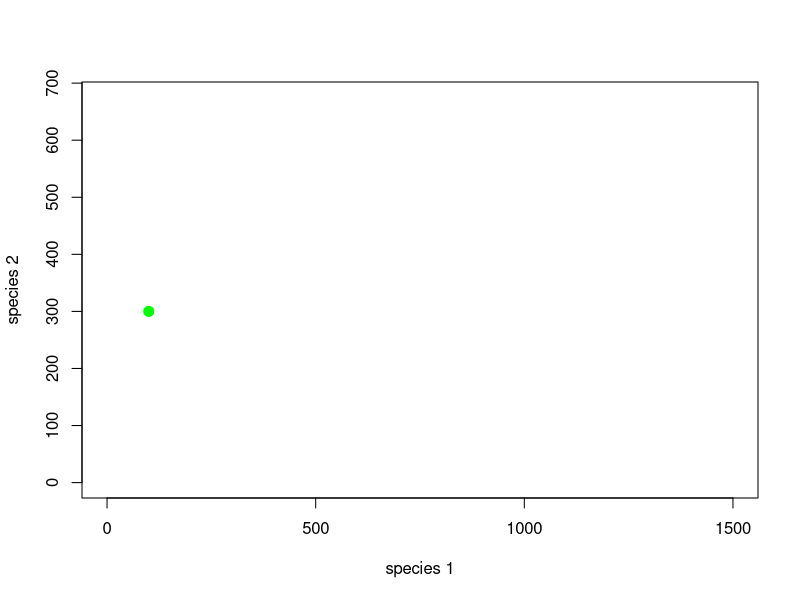
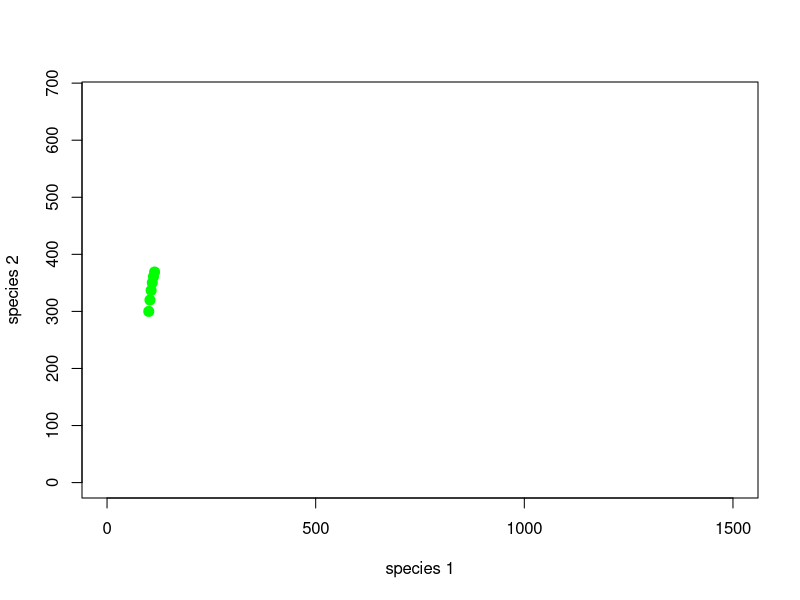
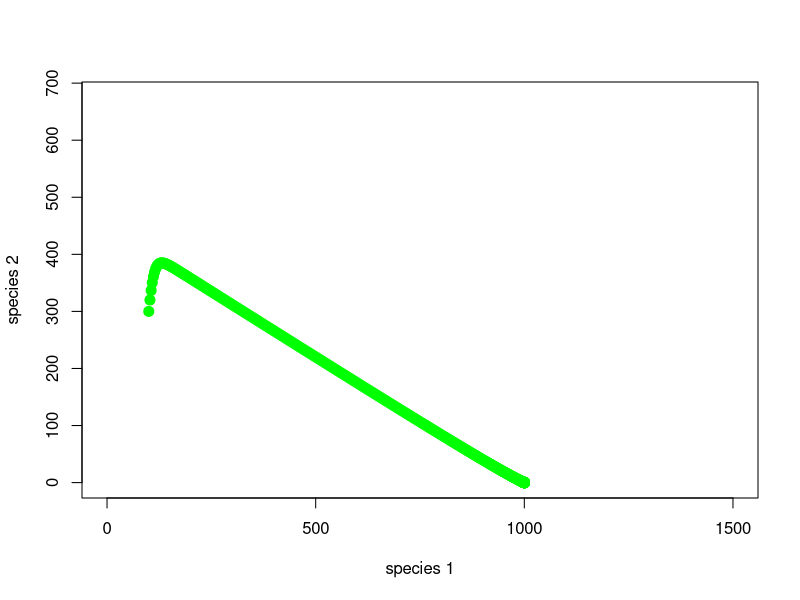
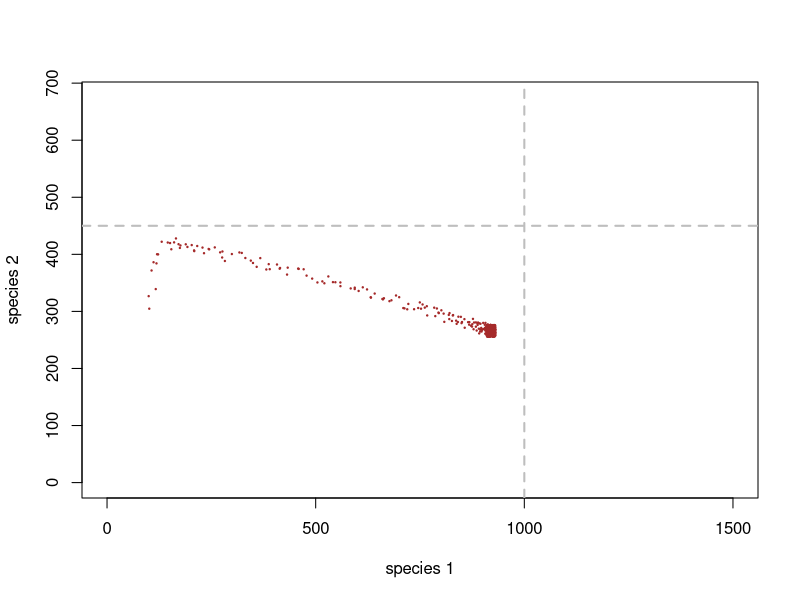
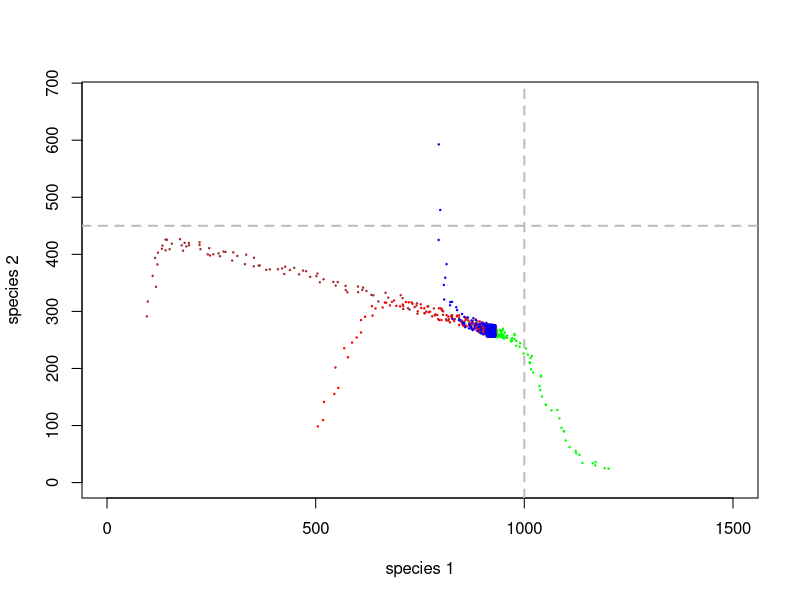
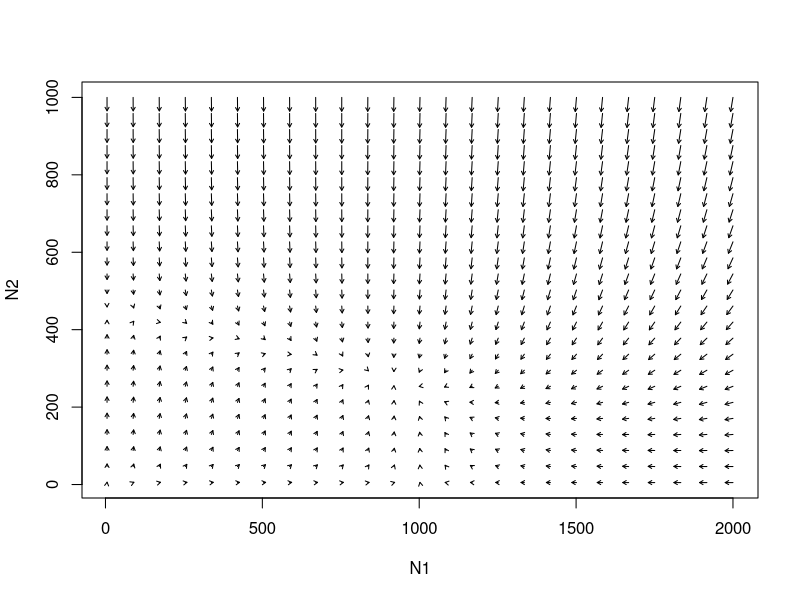
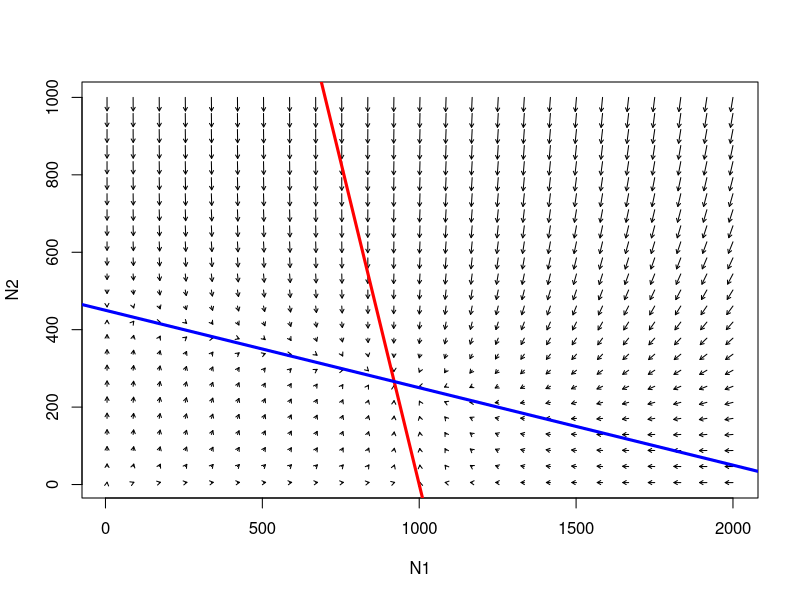
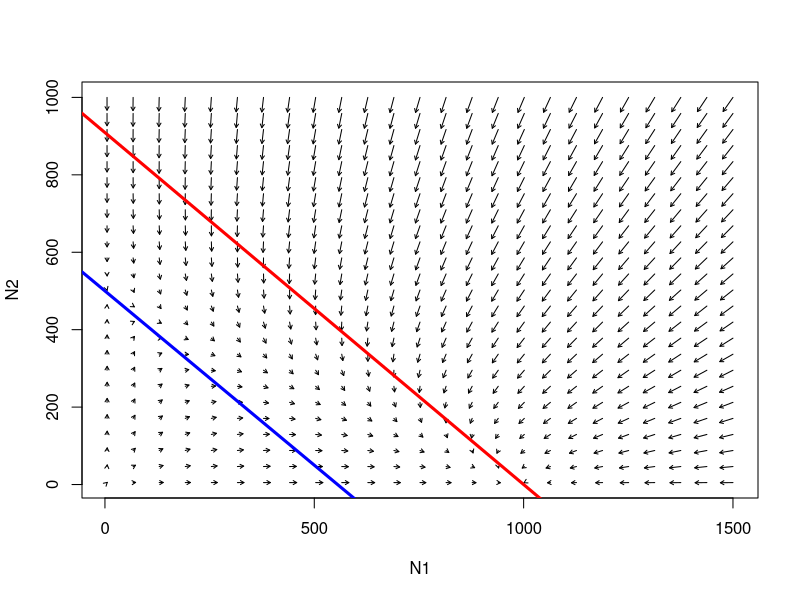

Write the R code that produced these figures, in order.
## ---- chunk 1
knitr::opts_chunk$set(echo = TRUE, cache = TRUE)
## ---- chunk 2

## ---- chunk 3

##### EJEMPLO DE COMPETICIÓN DE LOTKA VOLTERRA

## Params

Alpha <- 1.1
Beta <- 0.5
InitN1 <- 100
InitN2 <- 300
K1 <- 1000
K2 <- 450
Rmax1 <- 0.05
Rmax2 <- 0.3
Nyears <- 1000

System <- data.frame(n1 = rep(InitN1,(Nyears+1)),n2 = InitN2)

doYear <- function(prevyear){
  n1 <- prevyear[1] + prevyear[1] * Rmax1 * (1-((prevyear[1]+Alpha*prevyear[2])/(K1)))
  n2 <- prevyear[2] + prevyear[2] * Rmax2 * (1-((prevyear[2]+Beta*prevyear[1])/(K2)))
  return(c(n1,n2))
}

## Do simulation
for(i in 1:(Nyears+1)){
  System[1+i,] <- doYear(System[i,])
}



## ---- chunk 4

####
# visualizar las abundancias iniciales en el plano de fase

plot(1,1,pch="",ylim=c(0,K2*1.5),xlim=c(0,K1*1.5),xlab="species 1",ylab="species 2")
points(System[1,],col="green",pch=20,cex=2)

## ---- chunk 5

# and the first 5 years...
plot(1,1,pch="",ylim=c(0,K2*1.5),xlim=c(0,K1*1.5),xlab="species 1",ylab="species 2")
points(System[1:6,],col="green",pch=20,cex=2)

## ---- chunk 6

# and many years!
plot(1,1,pch="",ylim=c(0,K2*1.5),xlim=c(0,K1*1.5),xlab="species 1",ylab="species 2")
points(System,col="green",pch=20,cex=2)

## ---- chunk 7

##### EJEMPLO DE COMPETICIÓN DE LOTKA VOLTERRA # 2

## Parametros

Alpha <- 0.3
Beta <- 0.2
InitN1 <- 100
InitN2 <- 300
K1 <- 1000
K2 <- 450
Rmax1 <- 0.05
Rmax2 <- 0.3
Nyears <- 1000

System <- data.frame(n1 = rep(InitN1,(Nyears+1)),n2 = InitN2)

doYear <- function(prevyear){
  n1 <- prevyear[1] + prevyear[1] * Rmax1 * (1-((prevyear[1]+Alpha*prevyear[2])/(K1)))
  n2 <- prevyear[2] + prevyear[2] * Rmax2 * (1-((prevyear[2]+Beta*prevyear[1])/(K2)))
  return(c(n1,n2))
}

## Do simulation
for(i in 1:(Nyears+1)){
  System[1+i,] <- doYear(System[i,])
}



## ---- chunk 8

# visualizar en el plano de fase

plot(1,1,pch="",ylim=c(0,K2*1.5),xlim=c(0,K1*1.5),xlab="species 1",ylab="species 2")
points(jitter(System[,1],500),jitter(System[,2],500),col="brown",pch=20,cex=0.3)
abline(h=K2,v=K1,col="gray",lwd=2,lty=2)

## ---- chunk 9

##### EJEMPLO DE COMPETICIÓN DE LOTKA VOLTERRA # 3: múltiples puntos de partida

## Parametros


InitN1 <- 1200
InitN2 <- 25
System1 <- data.frame(n1 = rep(InitN1,(Nyears+1)),n2 = InitN2)
## Do simulation
for(i in 1:(Nyears+1)){
  System1[1+i,] <- doYear(System1[i,])
}

InitN1 <- 500
InitN2 <- 100
System2 <- data.frame(n1 = rep(InitN1,(Nyears+1)),n2 = InitN2)
## Do simulation
for(i in 1:(Nyears+1)){
  System2[1+i,] <- doYear(System2[i,])
}


InitN1 <- 800
InitN2 <- 600
System3 <- data.frame(n1 = rep(InitN1,(Nyears+1)),n2 = InitN2)
## Do simulation
for(i in 1:(Nyears+1)){
  System3[1+i,] <- doYear(System3[i,])
}


## ---- chunk 10

# visualizar en el plano de fase

plot(1,1,pch="",ylim=c(0,K2*1.5),xlim=c(0,K1*1.5),xlab="species 1",ylab="species 2")
points(jitter(System[,1],500),jitter(System[,2],500),col="brown",pch=20,cex=0.3)
points(jitter(System1[,1],500),jitter(System1[,2],500),col="green",pch=20,cex=0.3)
points(jitter(System2[,1],500),jitter(System2[,2],500),col="red",pch=20,cex=0.3)
points(jitter(System3[,1],500),jitter(System3[,2],500),col="blue",pch=20,cex=0.3)

abline(h=K2,v=K1,col="gray",lwd=2,lty=2)
## ---- chunk 11

## Paul Hurtado code

## Shiny version was based on code from the following page, sourced 20 July 2016. 
## http://grrrraphics.blogspot.com/2013/01/shiny-desolve-and-ggplot-play-nicely.html

#library(shiny)
library(deSolve) 

#######################################################################################
## Functions for pplane actions.

# Modified from the original script pplane.r written by Daniel Kaplan,
# Dept. of Mathematics, Macalester College, kaplan@macalester.edu 

# Modifications by S. Ellner for use in connection with the textbook
# Dynamic Models in Biology by S.P. Ellner and J. Guckenheimer,
# Princeton University Press (2006)  

# Early modifications of SPE's code by Paul Hurtado:
#   * Removed noisy phase arrow placement
#   * Changed the colors of some of the curves
#   * Relace odesolve package dependency with updated package deSolve.
#
# Later modifications by Paul Hurtado:
#   * Overhaul as a shiny app: http://shiny.rstudio.com/gallery/widget-gallery.html 
#      + Modified functions so that all use input functions of the form: fun(x,y,parms)
#
# Missing Features (TTD):
#
#   * A mechanism to "reset" following an equation or parameter change, 
#     that erases all fixed points, S/U manifolds of saddles, trajectories, etc.
#
#   * Better time step size and integration length controls.
#
#   * Allow user defined labels and colors...  E.g. default colors should 
#     match colors from the matlab version of pplane (personal preference!) 
#
#   * Legend on GUI for fixed point symbols (saddle, source, node, etc.)
#
#   * Do these revised functions work as "command line" tools like SPE's version? 
#     If not, go back and implement wrappers so we can have a unified package!
#      + Ultimately, aim for a shiny/GUI version and command line version.
#      + Once that exists, write documentation, put it all in an R package.
#
#   Inspired by pplane (for Matlab) at http://math.rice.edu/~dfield/
#

##########################################################################################
## These functions assume a function of the form 
##    fun <- function(x,y,p) { with(as.list(p), { c(dx,dy) } ) }
## When we need to use fun with deSolve::ode() we must first convert it via this function:
as.ode.func = function(FUN) { return(function(t,y,parms){list(FUN(y[1],y[2],parms))}) }


##########################################################################################
## Functions for drawing 2D state space / vector field / phase plane plots
## Documentation will be coming soon!! :-)

## Split this into phasearrows.calc() and phasearrows.draw() 
phasearrows <- compiler::cmpfun(function(fun,xlims,ylims,resol=25, col='black', add=F,parms=NULL) {
  if (add==F) {
    plot(1,xlim=xlims, ylim=ylims, type='n',xlab="x",ylab="y");
  }
  x <- matrix(seq(xlims[1],xlims[2], length=resol), byrow=T, resol,resol);
  y <- matrix(seq(ylims[1],ylims[2], length=resol),byrow=F, resol, resol);
  npts <- resol*resol;
  # Removed by PJH so drawing phase arrows twice doesn't change the figure...
  #  xspace <- abs(diff(xlims))/(resol*10);
  #  yspace <- abs(diff(ylims))/(resol*10);
  #  x <- x + matrix(runif(npts, -xspace, xspace),resol,resol);
  #  y <- y + matrix(runif(npts, -yspace, yspace),resol,resol);
  z <- fun(x,y,parms);
  z1 <- matrix(z[1:npts], resol, resol);
  z2 <- matrix(z[(npts+1):(2*npts)], resol, resol);
  maxx <- max(abs(z1));
  maxy <- max(abs(z2));
  dt <- min( abs(diff(xlims))/maxx, abs(diff(ylims))/maxy)/resol;
  lens <- sqrt(z1^2 + z2^2);
  lens2 <- lens/max(lens); ## Can this next line be more robust? Change .1 to ???
  arrows(c(x), c(y), c(x+dt*z1/((lens2)+.1)), c(y+dt*z2/((lens2)+.1)),length=.04, col=col);
})

vec.data<<-list()
phasearrows.calc <- compiler::cmpfun(function(fun,xlims,ylims,resol=25,parms=NULL) {
  #if (add==F) { 
  #  plot(1,xlim=xlims, ylim=ylims, type='n',xlab="x",ylab="y");
  #}
  x <- matrix(seq(xlims[1],xlims[2], length=resol), byrow=T, resol,resol);
  y <- matrix(seq(ylims[1],ylims[2], length=resol),byrow=F, resol, resol);
  npts <- resol*resol;
  z <- fun(x,y,parms);
  z1 <- matrix(z[1:npts], resol, resol);
  z2 <- matrix(z[(npts+1):(2*npts)], resol, resol);
  maxx <- max(abs(z1));
  maxy <- max(abs(z2));
  dx <- min( abs(diff(xlims))/maxx, abs(diff(ylims))/maxy)/resol;
  lens <- sqrt(z1^2 + z2^2);
  lens2 <- lens/max(lens); 
  return(list(x,y,z1,z2,lens2,dx)) # save as vec.data
})

phasearrows.draw <- compiler::cmpfun(function(vfdat=vec.data, col="black") {
  x <- vfdat[[1]]
  y <- vfdat[[2]]
  z1<- vfdat[[3]]
  z2<- vfdat[[4]]
  lens2<- vfdat[[5]]
  dx <- vfdat[[6]]
  ## Can this next line be more robust? Change .1 to 1e-6? Change 0.04 to ???
  arrows(c(x), c(y), c(x+dx*z1/((lens2)+.1)), c(y+dx*z2/((lens2)+.1)),length=.04, col=col);
})


## REMOVE THIS OR NOT???
showcontours <- compiler::cmpfun(function(fun,xlims, ylims,resol=250,add=F, colors=c('red', 'blue'),parms=NULL) {
  x <- matrix(seq(xlims[1],xlims[2], length=resol), byrow=F, resol,resol);
  y <- matrix(seq(ylims[1],ylims[2], length=resol),byrow=T, resol, resol);
  npts = resol*resol;
  z <- fun(x,y,parms);
  z1 <- matrix(z[1:npts], resol, resol);
  z2 <- matrix(z[(npts+1):(2*npts)], resol, resol);
  contour(x[,1],y[1,],z1, add=add, col=colors[1]);
  contour(x[,1],y[1,],z2, add=T, col=colors[2]); 
})

##  Split into nullclines.calc() and nullclines.draw()
nullclines <- compiler::cmpfun(function(fun,xlims, ylims, resol=250, add=F,parms=NULL) {
  x <- matrix(seq(xlims[1],xlims[2], length=resol), byrow=F, resol,resol);
  y <- matrix(seq(ylims[1],ylims[2], length=resol),byrow=T, resol, resol);
  npts = resol*resol;
  z <- fun(x,y,parms);
  z1 <- matrix(z[1:npts], resol, resol);
  z2 <- matrix(z[(npts+1):(2*npts)], resol, resol);
  contour(x[,1],y[1,],z1,levels=c(0), drawlabels=F,add=add, col="orange");
  contour(x[,1],y[1,],z2,levels=c(0), drawlabels=F,add=T, col="magenta"); 
  title(main="Orange = x nullcline, Magenta = y nullcline",cex=0.35); 
})

nullclines.data <- list()
nullclines.calc <- compiler::cmpfun(function(fun,xlims,ylims,resol=250,parms=NULL) {
  x <- matrix(seq(xlims[1],xlims[2], length=resol), byrow=F, resol,resol);
  y <- matrix(seq(ylims[1],ylims[2], length=resol),byrow=T, resol, resol);
  npts = resol*resol;
  z <- fun(x,y,parms);
  z1 <- matrix(z[1:npts], resol, resol);
  z2 <- matrix(z[(npts+1):(2*npts)], resol, resol);
  return(list(x,y,z1,z2)) # return nullclines.data
})

nullclines.draw <- compiler::cmpfun(function(ndat=nullclines.data,add=T){
  x <- ndat[[1]]
  y <- ndat[[2]]
  z1<- ndat[[3]]
  z2<- ndat[[4]]
  contour(x[,1],y[1,],z1,levels=c(0), drawlabels=F,add=add, col="orange");
  contour(x[,1],y[1,],z2,levels=c(0), drawlabels=F,add=T, col="magenta"); 
  #title(main="Orange = x nullcline, Magenta = y nullcline",cex=0.35); 
})

## We need something like an array or list for each trajectory, that we can add to.
## BETA VERSION: Don't track time. Add that in later once it all works?
##
## 1. Structure to save curves: traj.data   
traj.data=list() # each element will be an Mx3 matrix like cbind(time,x,y)
## 2. Function to plot them all. Allow ability to pass args to ode() via ...
traj.draw = function(tdat=traj.data,col="blue",lwd=2) {
  #print(unlist(tdat[[1]]))
  for(i in 1:length(tdat)) { 
    lines(tdat[[i]][,2:3], lwd=lwd, col=col)}
}

## 3. grid.calc()    
grid.calc <- compiler::cmpfun(function(fun,xlim,ylim,parms,ngrid,maxtime=50) {
  xvals=seq(xlim[1],xlim[2],length=ngrid); 
  yvals=seq(ylim[1],ylim[2],length=ngrid); 
  ts <- list()
  for(i in 1:ngrid) {
    for(j in 1:ngrid) {
      out1=ode(times=  seq(0,maxtime,length=500),y=c(xvals[i],yvals[j]),func=as.ode.func(fun),parms=parms); 
      out2=ode(times= -seq(0,maxtime,length=500),y=c(xvals[i],yvals[j]),func=as.ode.func(fun),parms=parms); 
      ts[[length(ts)+1]] <- rbind(out2[nrow(out2):2 , ],out1)
    }}
  return(ts)
})

## 4. traj.forward() and traj.backward()    
traj.forward  = compiler::cmpfun(function(x0,fun,parms,maxtime,Tlen=500,...){
  out=ode(times=seq(0,maxtime,length=Tlen),y=c(x0[1],x0[2]),func=as.ode.func(fun),parms=parms,...); 
  return(out);
})

traj.backward = compiler::cmpfun(function(x0,fun,parms,maxtime,Tlen=500,...){
  out=ode(times=seq(0,-maxtime,length=Tlen),y=c(x0[1],x0[2]),func=as.ode.func(fun),parms=parms,...); 
  return(out[nrow(out):1,]);
})

## 5. traj.continue()
traj.continue <- compiler::cmpfun(function(fun, parms, tdat, maxtime, Tlen=500, backward=FALSE, ...){
  if(length(tdat)==0) { cat("WARNING: No trajectories have been calculate yet!\n")}
  out.curr <- tdat[[length(tdat)]]
  if(backward) {
    X0=head(out.curr,1); 
    t0=X0[1];
    x0=X0[-1];
    times=t0+seq(0,-maxtime,length=Tlen); 
    out=ode(times=times,y=x0,func=as.ode.func(fun),parms=parms,...); 
    return(rbind(out[nrow(out):2,],out.curr));
  } else {
    X0=tail(out.curr,1); 
    t0=X0[1]
    x0=X0[-1]
    times=t0+seq(0,maxtime,length=Tlen); 
    out=ode(times=times,y=x0,func=as.ode.func(fun),parms=parms,...); 
    return(rbind(out.curr,out[-1,]));
  }
})

## original grid() function
grid=compiler::cmpfun(function(fun,xlim,ylim,parms,ngrid,maxtime=50,Tlen=500,add=F,color="blue") {
  if (add==F) {
    plot(1,xlim=xlim, ylim=ylim, type='n',xlab="x",ylab="y");
  }
  xvals=seq(xlim[1],xlim[2],length=ngrid); 
  yvals=seq(ylim[1],ylim[2],length=ngrid); 
  for(i in 1:ngrid) {
    for(j in 1:ngrid) {
      out=ode(times=seq(0,maxtime,length=Tlen),y=c(xvals[i],yvals[j]),func=as.ode.func(fun),parms=parms); 
      points(out[,2],out[,3],type="l",lwd=2,col=color);
      out=ode(times=-seq(0,maxtime,length=Tlen),y=c(xvals[i],yvals[j]),func=as.ode.func(fun),parms=parms); 
      points(out[,2],out[,3],type="l",lwd=2,col=color);
    }}
})

# Newton's method to find equilibria of vector field.
# func() must have the same input arguments and returns as for ode/rk4.  
# Inputs: 
#   x0 = intial guess at equilibrium. If x0 is not supplied in the call, 
#        the user chooses it from the current graphics device via locator()
#         and the equilibrium is plotted to the same device. Plotting
#         symbol is closed/open=stable/unstable, circle/triangle=eigenvalues imaginary/real.   
#   tol= Convergence tolerance 
#   niter = Maximum number of iterations
#   inc = finite-difference increment for derivative estimates 
# Coded 5/25/06 by SPE based on Matlab toggle.m by JG 
# MODIFIED 7/2016 by PJH to take functions fun(x,y,parms)

newton=compiler::cmpfun(function(fun,x0=NULL,parms=NULL,tol=1e-16,niter=40,inc=1e-6,plotit=TRUE) {
  x=x0; #initial x  
  if (is.null(x0)) {
    warning("Oops! newton() was called without x0 specified!");#{x = locator(n=1); x=c(x$x,x$y)};
    return(list(x=c(NA,NA,df=matrix(NA,2,2),pch=NA)))
  }
  nx = length(x); # length of state vector
  ######### Newton iteration loop: start  
  for(i in 1:niter){  
    y = as.ode.func(fun)(0,x,parms)[[1]] 
    df = matrix(0,nx,nx); # Compute df
    for(j in 1:nx) {
      #Increment vector for estimating derivative wrt jth coordinate
      v=rep(0,nx); 
      v[j] = inc; 
      df[,j]=  (as.ode.func(fun)(t,x+v,parms)[[1]] - as.ode.func(fun)(t,x-v,parms)[[1]])/(2*inc) 
    }
    if (sum(y^2) < tol){  #check for convergence 
      if(plotit){
        ev=eigen(df)$values; pch1=1+as.numeric(Im(ev[1])!=0); pch2=1+as.numeric(max(Re(ev))<0);
        pchs=matrix( c(2,17,1,16),2,2,byrow=T); 	
        #points(x[1],x[2],type="p",pch=pchs[pch1,pch2],cex=1.5)
      }
      cat("Fixed point (x,y) = ",x,"\n"); 
      cat("Jacobian Df=","\n"); print(df);cat("Eigenvalues","\n"); print(eigen(df)$values)
      return(list(x=x,df=df,pch=pchs[pch1,pch2]))   
    } # end convergence check	
    x = x - solve(df,y) # one more step if needed 
    cat(i, x, "\n") #print out the next iterate 
  }
  ######### Newton iteration loop: end  
  cat("Convergence failed"); 
})

## to draw fixed points 
fixed.points.draw <- compiler::cmpfun(function(FPs) {
  for(i in 1:length(FPs)) { points(FPs[[i]]$x[1], FPs[[i]]$x[2], cex=1.5, type="p",pch=FPs[[i]]$pch)} 
})

manifolds.calc <- compiler::cmpfun(function(fun,parms,FPs,maxtime=250, Tlen=500) {
  ms = list()
  for(i in 1:length(FPs)) { if(!any(is.na(FPs[[i]]$x))) {
  x=FPs[[i]]$x; df=FPs[[i]]$df; V=eigen(df)$vectors; ev=eigen(df)$values; 
  
  if (sign(Re(ev[1])) != -sign(Re(ev[2])) | Im(ev[1]) != 0) {
    # if not a saddle...
    ms[[i]] <- list(S=matrix(NA,nrow=1,ncol=2),U=matrix(NA,nrow=1,ncol=2))
  }else{
    i1=which(Re(ev)>0); i2=which(Re(ev)<0); 
    v1=V[,i1]; v2=V[,i2]; eps=1e-3;  
    out1=ode(y=x+eps*v1,times=seq(0,maxtime,length=Tlen),func=as.ode.func(fun),parms=parms); 
    out2=ode(y=x-eps*v1,times=seq(0,maxtime,length=Tlen),func=as.ode.func(fun),parms=parms); 
    out3=ode(y=x+eps*v2,times=-seq(0,maxtime,length=Tlen),func=as.ode.func(fun),parms=parms); 
    out4=ode(y=x-eps*v2,times=-seq(0,maxtime,length=Tlen),func=as.ode.func(fun),parms=parms); 
    
    S = rbind(out3,out4[1,]*NA,out4)[,-1]
    U = rbind(out1,out2[1,]*NA,out2)[,-1]
    
    ms[[i]] <- list(S=S,U=U)
  }} else { # if x[1] is NA...
  ms[[i]] <- list(S=matrix(NA,nrow=1,ncol=2),U=matrix(NA,nrow=1,ncol=2))
  }
  }
 return(ms) 
})

manifolds.draw=compiler::cmpfun(function(ms) {
  for(i in 1:length(ms)){
    S=ms[[i]]$S
    U=ms[[i]]$U
    title(sub="Black=stable manifold, Red=unstable manifold"); 
    points(S[,1],S[,2],type="l",lwd=2,col="black");
    points(U[,1],U[,2],type="l",lwd=2,col="red");
  }
})
    
# Compute Jacobian of a planar vector field at a point (x,y),
# either input or chosen with locator().
jacobianAtXY <- compiler::cmpfun(function(fun,x=NULL, y=NULL,inc=1e-7){
  if (is.null(x)|is.null(y)) {
    x0 <- locator(n=1); x <- x0$x; y <- x0$y;  
  }
  foo <- fun(x,y); h = inc; 
  foox <- fun(x+h,y); fooy <- fun(x,y+h);
  A <- (foox[1] - foo[1])/h;
  B <- (fooy[1] - foo[1])/h;
  C <- (foox[2] - foo[2])/h;
  D <- (fooy[2] - foo[2])/h;
  return(matrix( c(A,B,C,D ),2,2,byrow=T))
})


## ---- chunk 12

##########
# ¡Visualice el plano de fase con flechas!
##########

#######################################################################################
## SPECIFY MODEL AND INITIALIZE
#
## toggle switch function for phase arrow and nullcline plotting 

toggle = compiler::cmpfun(function(u,v,parms) {
  c( u*parms[1]*(1-(u+(parms[2]*v))/parms[3]), v*parms[4]*(1-(v+(parms[5]*u))/parms[6]) )
})

fun=toggle ## Our generic name for the system of equations to look at! ;-)
#
## toggle switch function for computing solution trajectories with deSolve::ode()

#Toggle = as.ode.func(toggle)
#
## parameter values?

Rmax1 <- 0.05
Alpha <- 0.3
K1 <- 1000
Rmax2 <- 0.3
Beta <- 0.2
K2 <- 450

parms=c(Rmax1,Alpha,K1,Rmax2,Beta,K2)

# toggle(100,100,parms)

xlim = c(5,2000)
ylim = c(5,1000)
new <- phasearrows.calc(toggle,xlim,ylim,resol=25,parms=parms)

plot(1,1,pch="",xlim=xlim,ylim=ylim,xlab="N1",ylab="N2")
phasearrows.draw(new)

#
## END MODEL SPECIFICATION AND INITIALIZATION
#######################################################################################

## ---- chunk 13

#### example with phase-plane arrows

plot(1,1,pch="",xlim=xlim,ylim=ylim,xlab="N1",ylab="N2")
phasearrows.draw(new)
abline(K1/Alpha,-(K1/Alpha)/K1,col="red",lwd=3)   # species 1
abline(K2,-K2/(K2/Beta),col="blue",lwd=3)   # species 1

## ---- chunk 14

##########
# Another example
##########

Rmax1 <- 0.2
Alpha <- 1.1
K1 <- 1000
Rmax2 <- 0.2
Beta <- 0.9
K2 <- 500

parms=c(Rmax1,Alpha,K1,Rmax2,Beta,K2)

# toggle(100,100,parms)

xlim = c(5,1500)
ylim = c(5,1000)
new <- phasearrows.calc(toggle,xlim,ylim,resol=25,parms=parms)

plot(1,1,pch="",xlim=xlim,ylim=ylim,xlab="N1",ylab="N2")
phasearrows.draw(new)
abline(K1/Alpha,-(K1/Alpha)/K1,col="red",lwd=3)   # species 1
abline(K2,-K2/(K2/Beta),col="blue",lwd=3)   # species 2
## ---- chunk 15

#########
# And another example!
#########

Rmax1 <- 0.5
Alpha <- 1.05
K1 <- 890
Rmax2 <- 0.2
Beta <- 0.5
K2 <- 890

parms=c(Rmax1,Alpha,K1,Rmax2,Beta,K2)

# toggle(100,100,parms)

xlim = c(5,1500)
ylim = c(5,1000)
new <- phasearrows.calc(toggle,xlim,ylim,resol=25,parms=parms)

plot(1,1,pch="",xlim=xlim,ylim=ylim,xlab="N1",ylab="N2")
phasearrows.draw(new)
abline(K1/Alpha,-(K1/Alpha)/K1,col="red",lwd=3)   # species 1
abline(K2,-K2/(K2/Beta),col="blue",lwd=3)   # species 2

## ---- chunk 16

########
# And another!
#########

Alpha <- 0.3
Beta <- 0.2
K1 <- 1000
K2 <- 450
Rmax1 <- 0.05
Rmax2 <- 0.3
Nyears <- 1000
ylim=c(0,K2*1.5)
xlim=c(0,K1*1.5)
plot(1,1,pch="",ylim=ylim,xlim=xlim,xlab="species 1",ylab="species 2")
points(jitter(System[,1],500),jitter(System[,2],500),col="brown",pch=20,cex=0.4)
points(jitter(System1[,1],500),jitter(System1[,2],500),col="green",pch=20,cex=0.4)
points(jitter(System2[,1],500),jitter(System2[,2],500),col="red",pch=20,cex=0.4)
points(jitter(System3[,1],500),jitter(System3[,2],500),col="blue",pch=20,cex=0.4)

parms=c(Rmax1,Alpha,K1,Rmax2,Beta,K2)
xlim = c(5,1500)
ylim = c(5,1000)
new <- phasearrows.calc(toggle,xlim,ylim,resol=15,parms=parms)
phasearrows.draw(new)
abline(h=K2,v=K1,col="gray",lwd=2,lty=2)
abline(K1/Alpha,-(K1/Alpha)/K1,col="red",lwd=2)   # species 1
abline(K2,-K2/(K2/Beta),col="blue",lwd=2)   # species 2

## ---- chunk 17

########
# And finally...
########

Rmax1 <- 0.2
Alpha <- 1.5
K1 <- 1000
Rmax2 <- 0.2
Beta <- 2
K2 <- 1500

parms=c(Rmax1,Alpha,K1,Rmax2,Beta,K2)

# toggle(100,100,parms)

xlim = c(5,1500)
ylim = c(5,1000)
new <- phasearrows.calc(toggle,xlim,ylim,resol=25,parms=parms)

plot(1,1,pch="",xlim=xlim,ylim=ylim,xlab="N1",ylab="N2")
phasearrows.draw(new)
abline(K1/Alpha,-(K1/Alpha)/K1,col="red",lwd=3)   # species 1
abline(K2,-K2/(K2/Beta),col="blue",lwd=3)   # species 2
